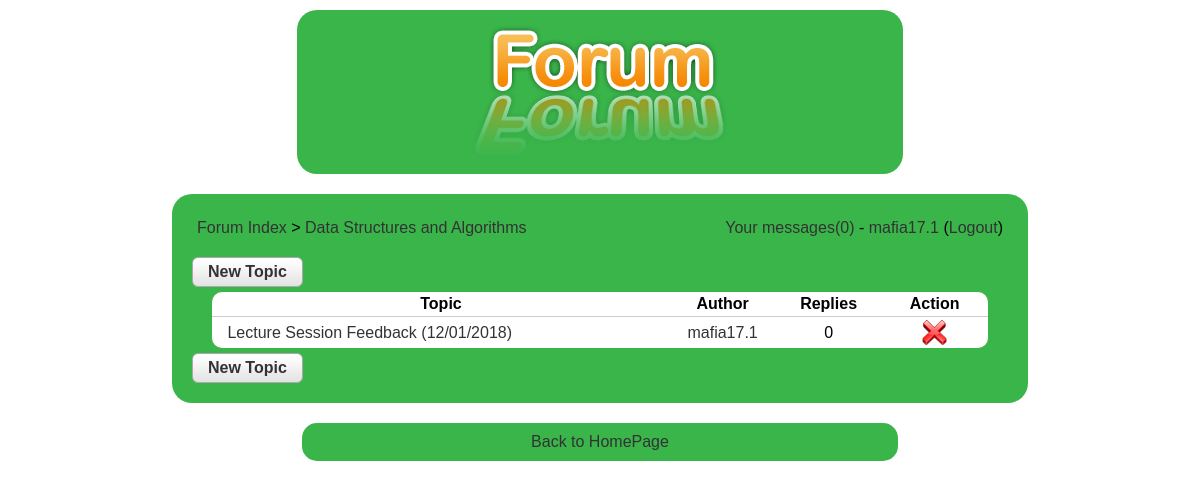
The app's page /list_topics.php?parent=1 (signed in) with its own data.
### tables this page shows
CREATE TABLE `categories` (
  `id` smallint(6) NOT NULL,
  `name` varchar(256) NOT NULL,
  `description` text NOT NULL,
  `position` smallint(6) NOT NULL
);

CREATE TABLE `topics` (
  `parent` smallint(6) NOT NULL,
  `id` int(11) NOT NULL,
  `id2` int(11) NOT NULL,
  `title` varchar(256) NOT NULL,
  `message` longtext NOT NULL,
  `authorid` int(11) NOT NULL,
  `timestamp` int(11) NOT NULL,
  `timestamp2` int(11) NOT NULL
);

CREATE TABLE `users` (
  `id` bigint(20) NOT NULL,
  `username` varchar(255) NOT NULL,
  `password` varchar(255) NOT NULL,
  `email` varchar(255) NOT NULL,
  `avatar` text NOT NULL,
  `signup_date` int(10) NOT NULL
);

### config.php (called while the page is built, shortened)
<?php
$admin='mafia17.1';
$url_home = 'index.php';
$design = 'default';
?>

### list_topics.php (the view, shortened to what this page needs)
<?php
include('config.php');
if(isset($_GET['parent']))
{
	$id = intval($_GET['parent']);
	$dn1 = mysqli_fetch_array(mysqli_query($connection,'select count(c.id) as nb1, c.name,count(t.id) as topics from categories as c left join topics as t on t.parent="'.$id.'" where c.id="'.$id.'" group by c.id'));
if($dn1['nb1']>0)
{
?>
<!DOCTYPE html PUBLIC "-//W3C//DTD XHTML 1.0 Transitional//EN" "http://www.w3.org/TR/xhtml1/DTD/xhtml1-transitional.dtd">
<html xmlns="http://www.w3.org/1999/xhtml">
    <head>
        <link href="<?php echo $design; ?>/style.css" rel="stylesheet" title="Style" />
    </head>
    <body>
    	<div class="header">
        	<a href="<?php echo $url_home; ?>"><img src="<?php echo $design; ?>/images/logo.png" alt="Forum" /></a>
	    </div>
        <div class="content">
<?php
if(isset($_SESSION['username']))
{
$nb_new_pm = mysqli_fetch_array(mysqli_query($connection,'select count(*) as nb_new_pm from pm where ((user1="'.$_SESSION['userid'].'" and user1read="no") or (user2="'.$_SESSION['userid'].'" and user2read="no")) and id2="1"'));
$nb_new_pm = $nb_new_pm['nb_new_pm'];
?>
<div class="box">
	<div class="box_left">
    	<a href="<?php echo $url_home; ?>">Forum Index</a> &gt; <a href="list_topics.php?parent=<?php echo $id; ?>"><?php echo htmlentities($dn1['name'], ENT_QUOTES, 'UTF-8'); ?></a>
    </div>
	<div class="box_right">
    	<a href="list_pm.php">Your messages(<?php echo $nb_new_pm; ?>)</a> - <a href="profile.php?id=<?php echo $_SESSION['userid']; ?>"><?php echo htmlentities($_SESSION['username'], ENT_QUOTES, 'UTF-8'); ?></a> (<a href="login.php">Logout</a>)
    </div>
</div>
<?php
}
if(isset($_SESSION['username']))
{
?>
	<a href="new_topic.php?parent=<?php echo $id; ?>" class="button">New Topic</a>
<?php
}
$dn2 = mysqli_query($connection,'select t.id, t.title, t.authorid, u.username as author, count(r.id) as replies from topics as t left join topics as r on r.parent="'.$id.'" and r.id=t.id and r.id2!=1  left join users as u on u.id=t.authorid where t.parent="'.$id.'" and t.id2=1 group by t.id order by t.timestamp2 desc');
if(mysqli_num_rows($dn2)>0)
{
?>
<table class="topics_table">
	<tr>
    	<th class="forum_tops">Topic</th>
    	<th class="forum_auth">Author</th>
    	<th class="forum_nrep">Replies</th>
<?php
if(isset($_SESSION['username']) and $_SESSION['username']==$admin)
{
?>
    	<th class="forum_act">Action</th>
<?php
}
?>
	</tr>
<?php
while($dnn2 = mysqli_fetch_array($dn2))
{
?>
	<tr>
    	<td class="forum_tops"><a href="read_topic.php?id=<?php echo $dnn2['id']; ?>"><?php echo htmlentities($dnn2['title'], ENT_QUOTES, 'UTF-8'); ?></a></td>
    	<td><a href="profile.php?id=<?php echo $dnn2['authorid']; ?>"><?php echo htmlentities($dnn2['author'], ENT_QUOTES, 'UTF-8'); ?></a></td>
    	<td><?php echo $dnn2['replies']; ?></td>
<?php
if(isset($_SESSION['username']) and $_SESSION['username']==$admin)
{
?>
    	<td><a href="delete_topic.php?id=<?php echo $dnn2['id']; ?>"><img src="<?php echo $design; ?>/images/delete.png" alt="Delete" /></a></td>
<?php
}
?>
    </tr>
<?php
}
?>
</table>
<?php
}
else
{
?>
<div class="message">This category has no topic.</div>
<?php
}
if(isset($_SESSION['username']))
{
?>
	<a href="new_topic.php?parent=<?php echo $id; ?>" class="button">New Topic</a>
<?php
}
?>
		</div>
		<div class="foot"><a href="index.html">Back to HomePage</a></div>
	</body>
</html>
<?php
}
else
{
	echo '<h2>This category doesn\'t exist.</h2>';
}
}
else
{
	echo '<h2>The ID of the category you want to visit is not defined.</h2>';
}
?>

### default/style.css (style rules this page uses)
* { margin:0px; padding:0px; }
body { background:#ffffff; padding-left:10%; padding-right:10%; font-family:Arial, Geneva, sans-serif; }
a { text-decoration:none; color:#333333; }
img, table, tr, td { border:0px; }
.button { padding:5px 15px; vertical-align:middle; border:1px solid #aaaaaa; font-weight:bold; background:url('images/button.png') repeat-x; -moz-border-radius:6px; -webkit-border-radius:6px; border-radius:6px; display:inline-block; }
table { border-spacing:0px; background:#ffffff; -moz-border-radius:10px; -webkit-border-radius:10px; border-radius:10px; padding:0px; width:95%; margin:5px auto 5px auto; }
tr { -moz-border-radius:5px; -webkit-border-radius:5px; border-radius:5px; margin:0px; }
td, th { margin:0px; border:0px; padding:3px; text-align:center; }
.header { margin:auto; margin-top:10px; padding:15px; background:#39b54a; width:60%; -moz-border-radius:20px; -webkit-border-radius:20px; border-radius:20px; text-align:center; }
.foot { text-align:center; background:#39b54a; width:60%; -moz-border-radius:15px; -webkit-border-radius:15px; border-radius:15px; padding:10px; margin:20px auto; }
.content { background:#39b54a; width:85%; -moz-border-radius:20px; -webkit-border-radius:20px; border-radius:20px; margin:auto; padding:20px; margin-top:20px; }
.box_left { float:left; }
.box_right { float:right; }
.box { background:#39b54a; -moz-border-radius:10px; -webkit-border-radius:10px; border-radius:10px; margin:auto; padding:5px; margin-bottom:15px; }
.forum_ntop, .forum_nrep, .forum_act, .forum_auth { width:100px; }
td.forum_cat, td.forum_tops { padding-left:15px; text-align:left; }
.categories_table td, .categories_table th, .topics_table td, .topics_table th, .list_pm td, .list_pm th { border-bottom:1px solid #cccccc; }
.categories_table tr:last-child td, .topics_table tr:last-child td, .list_pm tr:last-child td { border-bottom:0px; }

### records on screen
categories: name "Data Structures and Algorithms"
topics: title "Lecture Session Feedback (12/01/2018)", users.username "mafia17.1", replies "0"

### other values on screen
$nb_new_pm "0"
$_SESSION['username'] "mafia17.1"
